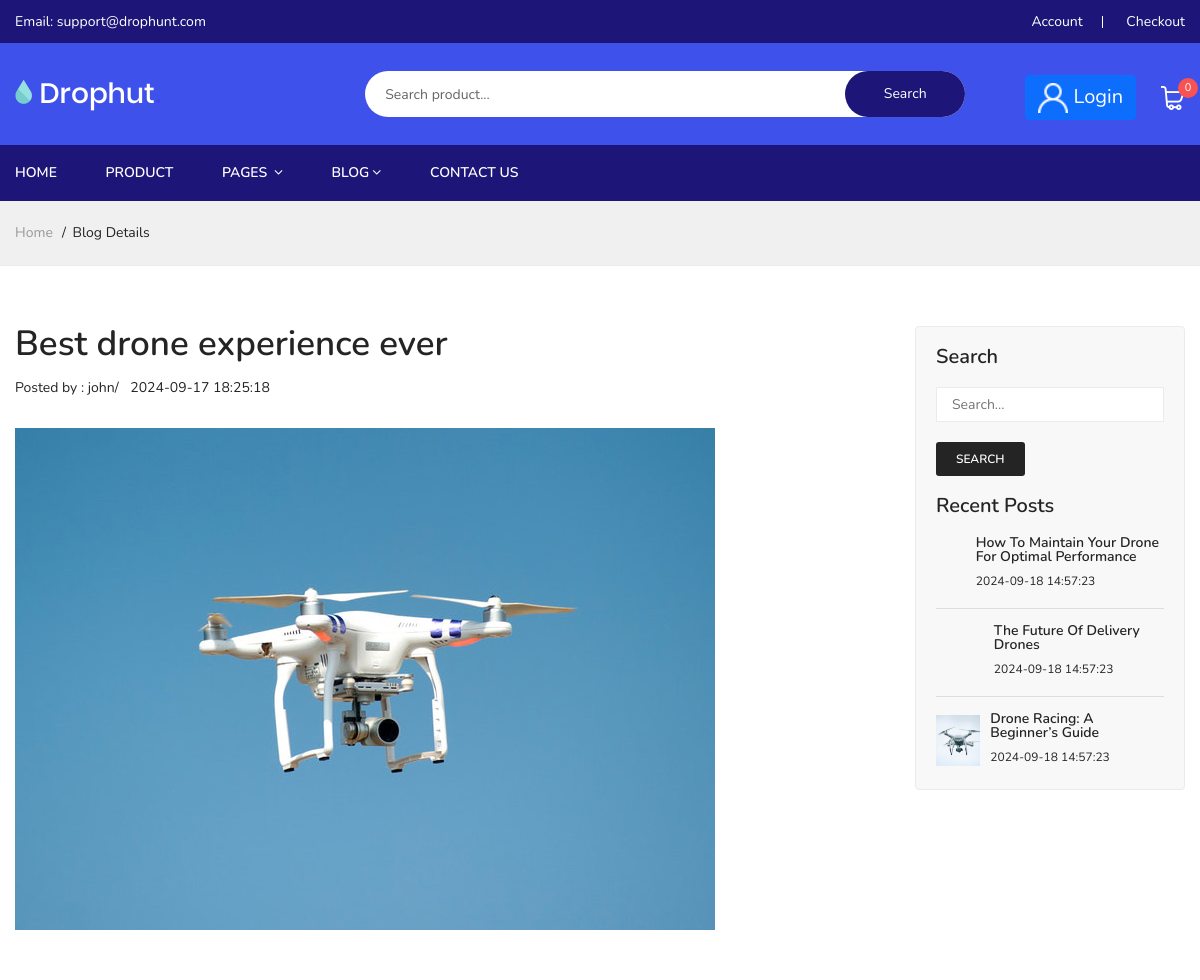
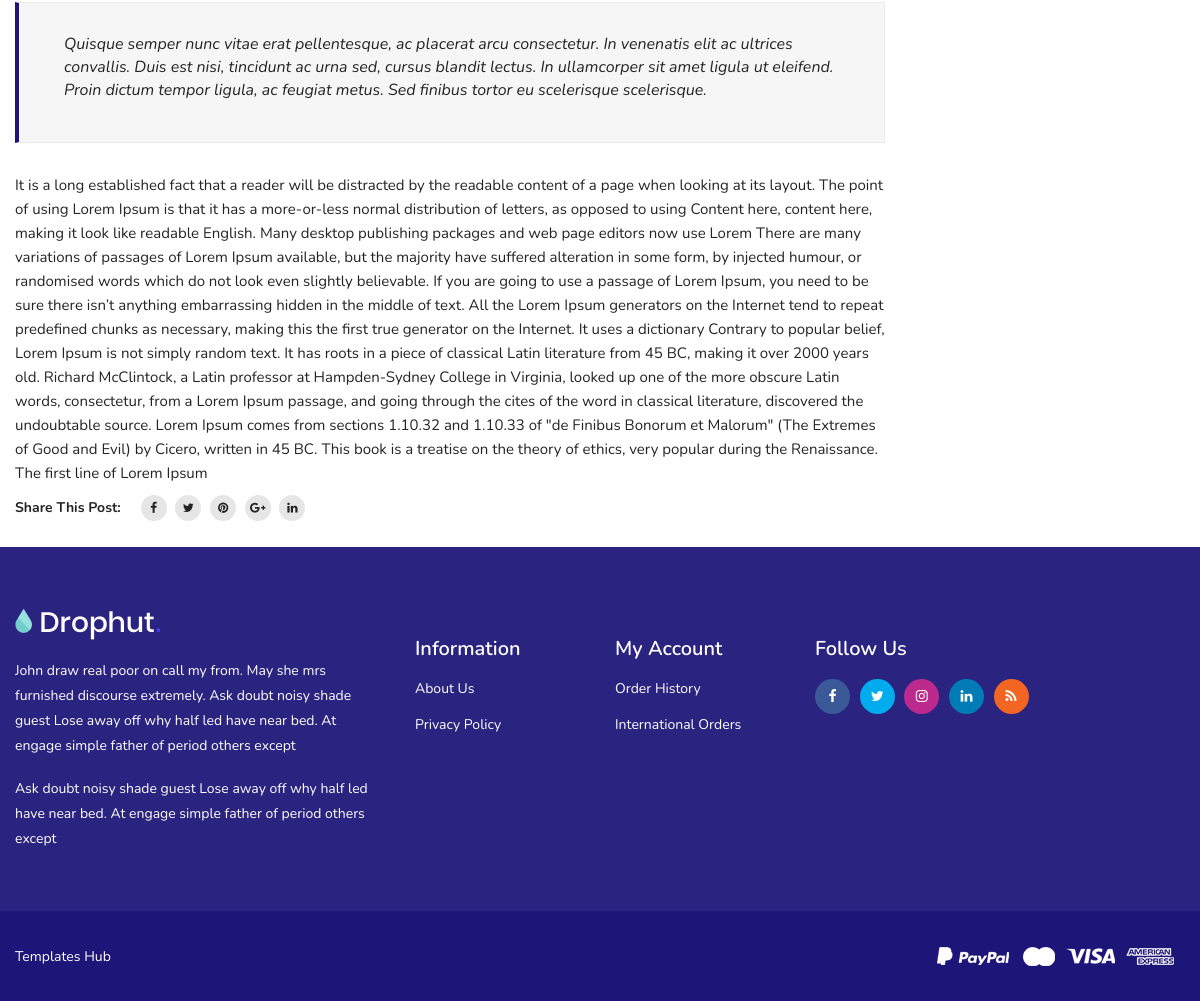
The app's page /route.php?page=blog-details&id=1 with its own data (2 pictures, top to bottom).
### tables this page shows
CREATE TABLE `blogs` (
  `id` int(11) NOT NULL,
  `title` varchar(100) NOT NULL,
  `content` text DEFAULT NULL,
  `author_id` int(11) DEFAULT NULL,
  `created_at` datetime DEFAULT current_timestamp(),
  `image` varchar(255) DEFAULT NULL,
  `author_name` varchar(100) DEFAULT NULL,
  `special_content` text DEFAULT NULL
);

### src/functions.php (called while the page is built, shortened)
<?php
function url($path)
{
    return Base_Url."route.php?page=".$path;
    die;
}

### src/DB_Actions/Blogs.php (called while the page is built, shortened)
<?php
class Blog {
    private $table_name = "blogs";
    public function __construct($db) {
        $this->conn = $db;
    }
    public function read($id) {
        $query = "SELECT * FROM " . $this->table_name . " WHERE id = '$id'";
        return mysqli_query($this->conn,$query);
    }
}
?>

### src/DB_Functions.php (called while the page is built, shortened)
<?php
$db = new DataBase();
$conn = $db->getConnection();
function select_limit($table,$order,$limit)
{
    global $conn;
    $query = "SELECT * FROM $table ORDER BY id $order LIMIT $limit";
    return mysqli_query($conn,$query);
}

### views/blog-details.php (the view, shortened to what this page needs)
<?php require_once Root_Path . 'inc/header.php';?>
<?php require_once Root_Path . 'inc/nav.php';?>
<?php require_once Root_Path . 'src/Database.php';?>
<?php require_once Root_Path . 'src/DB_Actions/Blogs.php';?>
<?php require_once Root_Path . 'src/DB_Functions.php';?>
<?php
 $db = new DataBase();
 $conn = $db->getConnection();
$blogs = new Blog($conn);
$blogs_res = $blogs->readAll();
if(isset($_GET['id'])){$id = $_GET['id'];}
else{$id = rand(1,mysqli_num_rows($blogs_res));}
$blog_res = $blogs->read($id);
$blog_row = mysqli_fetch_assoc($blog_res);
?>
      <div class="breadcrumbs_area">
        <div class="container">
            <div class="row">
                <div class="col-12">
                    <div class="breadcrumb_content">
                        <ul>
                            <li><a href=<?php echo url("index");?>>home</a></li>
                            <li>Blog Details</li>
                        </ul>
                    </div>
                </div>
            </div>
        </div>
    </div>
    <div class="blog_details mt-60">
        <div class="container">
            <div class="row">
                <div class="col-lg-9 col-md-12">
                    <div class="blog_wrapper">
                        <article class="single_blog">
                            <figure>
                               <div class="post_header">
                                   <h3 class="post_title"><?php echo $blog_row['title'];?></h3>
                                    <div class="blog_meta">
                                        <span class="author">Posted by : <?php echo $blog_row['author_name'];?>/ </span>
                                        <span class="post_date"><?php echo $blog_row['created_at'];?></span>
                                    </div>
                                </div>
                                <div class="blog_thumb">
                                   <a href="#"><img src=<?php echo Base_Url . "public/images/blogs/" . $blog_row['image'];?> alt=""></a>
                               </div>
                               <figcaption class="blog_content">
                                    <div class="post_content">
                                    <blockquote>
                                            <p><?php echo $blog_row['special_content'];?></p>
                                        </blockquote>
                                        <p><?php echo $blog_row['content'];?></p>
                                    </div>
                                    <div class="entry_content">
                                        <div class="social_sharing">
                                            <p>share this post:</p>
                                            <ul>
                                                <li><a href="https://www.facebook.com/" title="facebook"><i class="fa fa-facebook"></i></a></li>
                                                <li><a href="#" title="https://www.twitter.com/"><i class="fa fa-twitter"></i></a></li>
                                                <li><a href="#" title="https://www.pinterest.com/"><i class="fa fa-pinterest"></i></a></li>
                                                <li><a href="#" title="https://www.google.com/"><i class="fa fa-google-plus"></i></a></li>
                                                <li><a href="#" title="https://www.linkedin.com/"><i class="fa fa-linkedin"></i></a></li>
                                            </ul>
                                        </div>
                                    </div>
                               </figcaption>
                            </figure>
                        </article>
                    </div>
                </div>
                <div class="col-lg-3 col-md-12">
                <div class="blog_sidebar_widget">
                        <div class="widget_list widget_search">
                            <h3>Search</h3>
                            <form method = "GET" action ="route.php">
                                <input name="search_query" placeholder="Search..." type="text" value="<?php echo isset($_GET['search_query'])?$_GET['search_query'] : '';?>">
                                <button type="submit">search</button>
                            </form>
                            <?php if(isset($_GET['search_query'])):?>
                            <?php
                                $search_query = mysqli_real_escape_string($conn, $_GET['search_query']);
                                $sql = "SELECT * FROM `blogs` WHERE `title` LIKE '%$search_query%'";
                                $search_res = mysqli_query($conn,$sql);
                            ?>
                        </div>
                        <?php if(mysqli_num_rows($search_res) > 0):?>
                            <div class="widget_list widget_post">
                            <h3>Search Results</h3>
                            <?php while($search_row = mysqli_fetch_assoc($search_res)):?>
                            <div class="post_wrapper">
                                <div class="post_thumb">
                                    <a href=<?php echo url("blog-details&id=") . $search_row['id'];?>><img src=<?php echo Base_Url . "public/images/blogs/" .  $search_row['image'];?> alt=""></a>
                                </div>
                                <div class="post_info">
                                    <h3><a href=<?php echo url("blog-details&id=") . $search_row['id'];?>><?php echo $search_row['title'];?></a></h3>
                                    <span><?php echo $search_row['created_at'];?> </span>
                                </div>
                            </div>
                            <?php endwhile;?>
                             <?php else:?>
                                <h3><?php echo "No Result Found";?></h3>
                                <?php endif;?>
                        </div>
                        <?php else:?>
                        <div class="widget_list widget_post">
                            <h3>Recent Posts</h3>
                            <?php $recent_res = select_limit("blogs","DESC","3");?>
                            <?php while($recent_row = mysqli_fetch_assoc($recent_res)):?>
                            <div class="post_wrapper">
                                <div class="post_thumb">
                                    <a href=<?php echo url("blog-details&id=") . $recent_row['id'];?>><img src=<?php echo Base_Url . "public/images/blogs/" .  $recent_row['image'];?> alt=""></a>
                                </div>
                                <div class="post_info">
                                    <h3><a href=<?php echo url("blog-details&id=") . $recent_row['id'];?>><?php echo $recent_row['title'];?></a></h3>
                                    <span><?php echo $recent_row['created_at'];?> </span>
                                </div>
                            </div>
                            <?php endwhile;?>
                        </div>
                        <?php endif;?>
                    </div>
                </div>
            </div>
        </div>
    </div>
    <?php require_once Root_Path . 'inc/footer.php';?>

### assets/css/custom.css (style rules this page uses)
.container { max-width: 1300px; }
img { -webkit-user-drag: none; -khtml-user-drag: none; -moz-user-drag: none; -o-user-drag: none; display: inline-block; max-width: 100%; }
.mt-60 { margin-top: 60px; }
.blog_details .post_content blockquote { margin: 30px 0; }
.blog_sidebar_widget { padding: 20px; }
.blog_wrapper .blog_meta { margin-bottom: 10px; }

### records on screen
blogs: title "Best drone experience ever", author_name "john", created_at "2024-09-17 18:25:18", image (picture), special_content "Quisque semper nunc vitae erat pellentesque, ac placerat arcu consectetur. In venenatis elit ac ultrices convallis. Duis est nisi, tincidunt ac urna sed, cursus blandit lectus. In ullamcorper sit amet ligula ut eleifend. Proin dictum tempor ligula, ac feugiat metus. Sed finibus tortor eu scelerisque scelerisque.", content "It is a long established fact that a reader will be distracted by the readable content of a page when looking at its layout. The point of using Lorem Ipsum is that it has a more-or-less normal distribution of letters, as opposed to using Content here, content here, making it look like readable English. Many desktop publishing packages and web page editors now use Lorem There are many variations of passages of Lorem Ipsum available, but the majority have suffered alteration in some form, by injected humour, or randomised words which do not look even slightly believable. If you are going to use a passage of Lorem Ipsum, you need to be sure there isn’t anything embarrassing hidden in the…"
blogs: title "How To Maintain Your Drone For Optimal Performance", created_at "2024-09-18 14:57:23"
blogs: title "The Future Of Delivery Drones", created_at "2024-09-18 14:57:23"
blogs: image (picture), title "Drone Racing: A Beginner’s Guide", created_at "2024-09-18 14:57:23"

### other values on screen
$cart_num "0"
